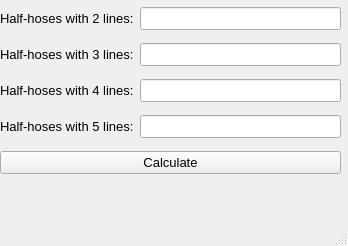
<?xml version="1.0" encoding="UTF-8"?>
<ui version="4.0">
 <class>MainWindow</class>
 <widget class="QMainWindow" name="MainWindow">
  <property name="geometry">
   <rect>
    <x>0</x>
    <y>0</y>
    <width>348</width>
    <height>246</height>
   </rect>
  </property>
  <property name="minimumSize">
   <size>
    <width>348</width>
    <height>246</height>
   </size>
  </property>
  <property name="maximumSize">
   <size>
    <width>348</width>
    <height>246</height>
   </size>
  </property>
  <property name="font">
   <font>
    <pointsize>10</pointsize>
   </font>
  </property>
  <property name="windowTitle">
   <string>Half-hose</string>
  </property>
  <property name="windowIcon">
   <iconset resource="123.qrc">
    <normaloff>:/new/png/ic.png</normaloff>:/new/png/ic.png</iconset>
  </property>
  <widget class="QWidget" name="centralwidget">
   <widget class="QWidget" name="">
    <property name="geometry">
     <rect>
      <x>0</x>
      <y>0</y>
      <width>341</width>
      <height>182</height>
     </rect>
    </property>
    <layout class="QVBoxLayout" name="verticalLayout">
     <item>
      <layout class="QHBoxLayout" name="horizontalLayout_2">
       <item>
        <widget class="QLabel" name="label_2">
         <property name="text">
          <string>Half-hoses with 2 lines:</string>
         </property>
        </widget>
       </item>
       <item>
        <widget class="QLineEdit" name="lineEdit_2"/>
       </item>
      </layout>
     </item>
     <item>
      <layout class="QHBoxLayout" name="horizontalLayout_3">
       <item>
        <widget class="QLabel" name="label_3">
         <property name="text">
          <string>Half-hoses with 3 lines:</string>
         </property>
        </widget>
       </item>
       <item>
        <widget class="QLineEdit" name="lineEdit_3"/>
       </item>
      </layout>
     </item>
     <item>
      <layout class="QHBoxLayout" name="horizontalLayout">
       <item>
        <widget class="QLabel" name="label">
         <property name="font">
          <font>
           <pointsize>10</pointsize>
          </font>
         </property>
         <property name="text">
          <string>Half-hoses with 4 lines:</string>
         </property>
        </widget>
       </item>
       <item>
        <widget class="QLineEdit" name="lineEdit"/>
       </item>
      </layout>
     </item>
     <item>
      <layout class="QHBoxLayout" name="horizontalLayout_5">
       <item>
        <widget class="QLabel" name="label_5">
         <property name="text">
          <string>Half-hoses with 5 lines:</string>
         </property>
        </widget>
       </item>
       <item>
        <widget class="QLineEdit" name="lineEdit_5"/>
       </item>
      </layout>
     </item>
     <item>
      <widget class="QPushButton" name="pushButton">
       <property name="text">
        <string>Calculate</string>
       </property>
      </widget>
     </item>
    </layout>
   </widget>
  </widget>
  <widget class="QMenuBar" name="menubar">
   <property name="geometry">
    <rect>
     <x>0</x>
     <y>0</y>
     <width>348</width>
     <height>29</height>
    </rect>
   </property>
  </widget>
  <widget class="QStatusBar" name="statusbar"/>
 </widget>
 <resources>
  <include location="123.qrc"/>
 </resources>
 <connections/>
</ui>
